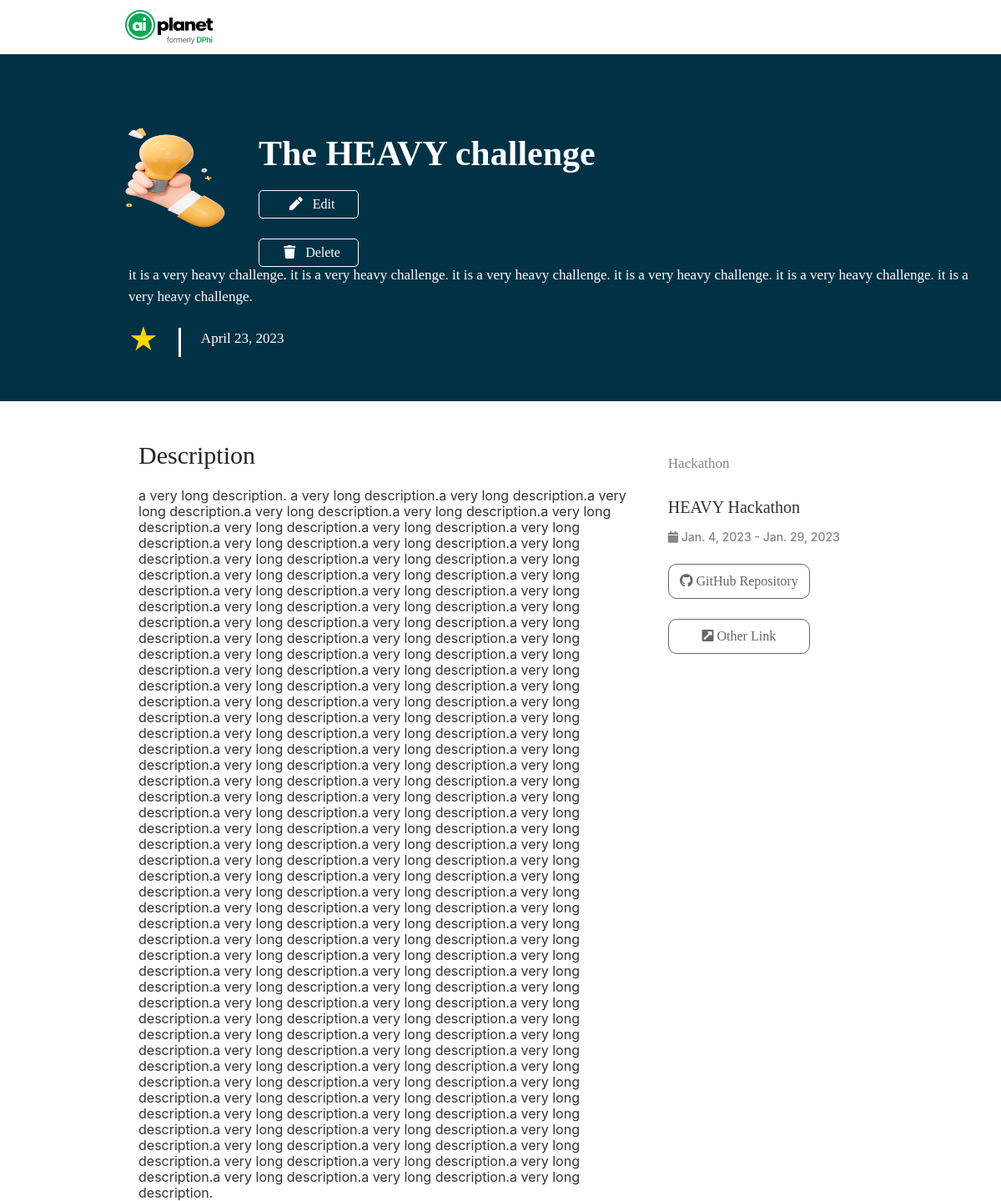
/card/5, run on the app's committed database.
### home/models.py (models this page shows, shortened)
class submission(models.Model):
    id = models.AutoField('id',primary_key=True)
    flag=models.BooleanField('flag')
    pub_date = models.DateTimeField(auto_now_add= True)
    last_edited= models.DateTimeField(auto_now= True)
    Title=models.CharField('title',blank=False,max_length=200)
    Summary=models.CharField('summary',blank=True,max_length=500)
    Description=models.TextField('summary',blank=True)
    Hackathon_name=models.CharField('hackathonname',blank=False,max_length=200)
    Hackathon_startdate=models.DateField('hackathonstartdate',blank=False)
    Hackathon_enddate=models.DateField('hackathonenddate',blank=False)
    Github=models.URLField('github')
    Other=models.URLField('others',blank=True)
    image=models.ImageField(upload_to="", default=None)

### home/views.py (the view)
# urls.py: path('card/<id>', views.card, name="card"),
def card(request,id):
     hdata=submission.objects.get(id=id)
     return render(request, "card.html",{'posts': hdata})

### templates/card.html (shortened to what this page needs)
{% load static %}
<!DOCTYPE html>
<html lang="en">
<head>
    <link rel="stylesheet" href="https://cdnjs.cloudflare.com/ajax/libs/font-awesome/5.15.3/css/all.min.css" />
    <link href="https://cdn.jsdelivr.net/npm/bootstrap@5.3.0-alpha3/dist/css/bootstrap.min.css" rel="stylesheet">
    <link rel="stylesheet" href="{% static 'css/card.css' %}">
    <link rel="stylesheet" href="../static/css/bootstrap.min.css">
</head>
<body>
    <div class="header-container">
        <a href="/">
        <img src="{% static 'images/AI Planet Logo.png' %}"  alt="logo"></a>
    </div>
    <div class="banner">
        <div class="banner-head">
           <img src="{{posts.image.url}}" alt="card-logo" class = "card-logo">
           <div class="card-title">
              {{posts.Title}}
           </div>
            <div class="card-operation">
                <a href="/editform/{{posts.id}}">
                <div class="card-edit" ><i class="fas fa-pen mx-2"></i> Edit </div>
                </a>
                <a href="javascript:void(0);"  onclick="document.getElementById('id01').style.display='block'">
                <div class="card-delete"><i class="fas fa-trash mx-2"></i> Delete </div>
                </a>
            </div>
        </div>
        <div class="card-summary">
            <div class="summary-text">
                {{posts.Summary}}
            </div>
            <div class="star-icon-wrapper">
                <div class="star-icon">
                   <label for="star">&#9733;</label>
                </div>
                <div class="divider mx-4"> {{posts.pub_date.date}}</div>
              </div>
        </div>
        </div>
    <div class="card-description">
        <div class="desc-left">
        <div class="description-head">
            Description
        </div>
        <div class="description">
            {{posts.Description}}
        </div>
        </div>
        <div class="desc-right">
            <div class="hack">
                Hackathon
            </div>
            <div class="hackname">
                {{posts.Hackathon_name}}
            </div>
            <div class="hacktime">
                <i class="fas fa-calendar"></i>
                {{posts.Hackathon_startdate}} - {{posts.Hackathon_enddate}}
            </div>
            <div class="hacklink">
                <a href="{{posts.Github}}" target="_blank">
                <i class="fab fa-github"></i>
                GitHub Repository
                </a>
            </div>
            <div class="hacklink">
                <a href="{{posts.Other}}" target="_blank">
                    <i class="fas fa-external-link-square-alt"></i>
                    Other Link
                  </a>
            </div>
        </div>
</body>
</html>

### static/css/card.css (style rules this page uses)
body { padding: 0; margin: 0; }
.header-container { padding: 12px 50px; margin-left: 100px; }
.banner { position: relative; background: #003145; color: #fff; height: 416px; padding: 0; margin: 0 0; }
.banner-head { position: absolute; margin: 88px 0px 0px 150px; }
.card-logo { float: left; width: 120px; height: 120px; border-radius: 10px; margin: 0px 40px 24px 0px ; }
.card-title { float: left; width: 836px; height: 63px; font-family: 'Poppins'; font-style: normal; font-weight: 600; font-size: 42px; line-height: 63px; color: #FFFFFF; }
.card-operation { float: left; }
.card-edit { padding: 6px; width: 120px; text-align: center; font-family: 'Poppins'; font-style: normal; font-weight: 500; font-size: 16px; line-height: 175%; color: #FFFFFF; border-style: solid; border-width: 1px; border-radius: 5px; border-color: #fff; padding: 2px 8px; margin-bottom: 24px; }
.card-delete { padding: 6px; width: 120px; text-align: center; font-family: 'Poppins'; font-style: normal; font-weight: 500; font-size: 16px; line-height: 175%; color: #FFFFFF; border-style: solid; border-width: 1px; border-radius: 5px; border-color: #fff; padding: 2px 8px; }
.card-summary { position: absolute; margin: 240px 0px 0px 142px; padding: 12px; width: auto; height: 26px; font-family: 'Poppins'; font-style: normal; font-weight: 500; font-size: 17px; line-height: 26px; color: #FFFFFF; }
.star-icon-wrapper { display: flex; align-items: center; }
.star-icon { display: inline-block; }
.star-icon label { font-size: 40px; cursor: pointer; color: #ccc; }
.star-icon input[type="checkbox"]:checked + label { color: gold; }
.divider { width: auto; height: 35px; border-left-style: solid; padding-left: 24px; margin-left: 10px; margin-right: 10px; }
.summary-text { margin-bottom: 24px; }
.card-description { margin: 0px 0px 0px 24px; padding-left: 142px; padding-top: 50px; width: 100%; overflow: auto; }
.desc-left { width: 60%; height: auto; float: left; padding-right: 40px; }
.desc-right { width: 40%; height: auto; float: right; }
.description-head { font-family: 'Poppins'; font-style: normal; font-weight: 400; font-size: 30px; line-height: 30px; color: #222222; }
.description { padding-top: 24px; font-family: 'Inter'; font-style: normal; font-weight: 400; font-size: 16px; line-height: 19px; color: #333333; }
.hack { padding: 12px 0; font-family: 'Poppins'; font-style: normal; font-weight: 400; font-size: 17px; line-height: 26px; color: #858585; }
.hackname { padding: 12px 0; font-family: 'Poppins'; font-style: normal; font-weight: 500; font-size: 20px; line-height: 30px; color: #333333; }
.hacktime { font-family: 'Inter'; font-style: normal; font-weight: 500; font-size: 14px; line-height: 17px; color: #858585; }
.hacklink { text-align: center; margin: 24px 0 0 0; width: 170px; padding: 6px; border-style: solid; border-radius: 10px; border-width: 1px; font-family: 'Poppins'; font-style: normal; font-weight: 500; font-size: 16px; line-height: 175%; color: #666666; }
a:link,a:visited { font-family: 'Poppins'; font-style: normal; font-weight: 500; font-size: 16px; line-height: 175%; color: #666666; }

### data on the page
submission: image (picture), Title "The HEAVY challenge", Summary "it is a very heavy challenge. it is a very heavy challenge. it is a very heavy challenge. it is a very heavy challenge. it is a very heavy challenge. it is a very heavy challenge.", pub_date "April 23, 2023", Description "a very long description. a very long description.a very long description.a very long description.a very long description.a very long description.a very long description.a very long description.a very long description.a very long description.a very long description.a very long description.a very long description.a very long description.a very long description.a very long description.a very long description.a very long description.a very long description.a very long description.a very long description.a very long description.a very long description.a very long description.a very long description.a very long description.a very long description.a very long description.a very long description.a…", Hackathon_name "HEAVY Hackathon", Hackathon_startdate "Jan. 4, 2023", Hackathon_enddate "Jan. 29, 2023"
